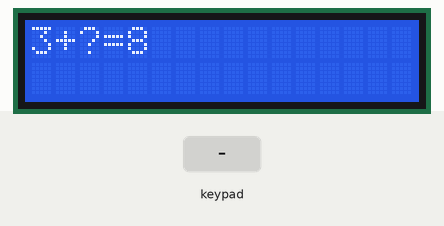
This program was run on a simulated ATmega32, built with avr-gcc and emulated at 8 MHz. On the bench: 16×2 character LCD. Wiring (inferred from the signals the program sends): 4×4 keypad with keys 7 8 9 / 4 5 6 * 1 2 3 - A 0 = +: rows PA0, PA1, PA2, PA3; columns PA4, PA5, PA6, PA7. Wiring (inferred from the names in the program): character LCD (HD44780): RS PB0; R/W PB1; E PB2; data PB4, PB5, PB6, PB7. Inputs (shaded band) come from the test bench. At 3.4 s the program stops and its outputs stay as they are.

Above: at 1.2 s.
1.3 s: key '7' pressed
At 1.8 s:
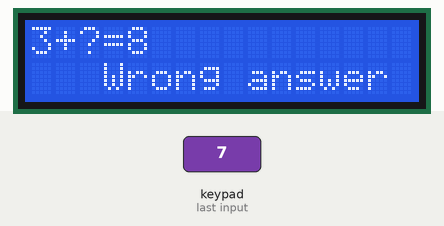
At 4.6 s:
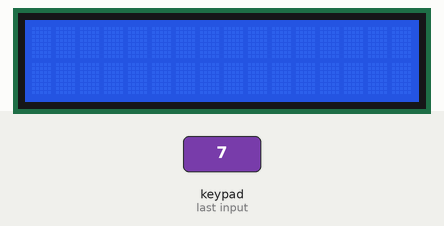
Timing chart, 0 to 4.9 s (numbered marks = the images above; inputs shaded):
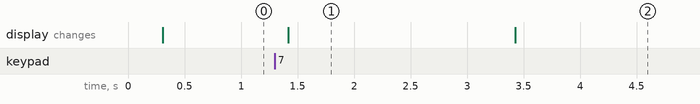

Measured:
- after the input at 1.3 s, the display: changes after 0.12 s (image 1)
- what the display in image 1 shows lasts 2.0 s, from 1.4 s to 3.4 s

The program:

simple_game.c
```c
/*
 * simple_game.c
 *
 * Created: 8/14/2024 2:33:27 PM
 *  Author: Farah
 */

#include "LCD.h"
#include "keybad.h"
#include "timer.h"
#include <avr/interrupt.h>
volatile unsigned short counter;
#define F_CPU 8000000UL
#include <util/delay.h>
int main(void)
{
	unsigned char x;
	LCD_INIT();
	keybad_init();
	timer_CTC_init_interrupt();
	LCD_SEND_STRING("3+?=8");
		do
		{
			x=keybad_check_press();
			if(counter >= 1000)
			{
				LCD_CLEAR_SCREEN();
				lCD_MOVE_CURSOR(2,4);
				LCD_SEND_STRING("Time Over");
				break;
			}
		} while (x == 0XFF);
		lCD_MOVE_CURSOR(2,4);
		if(x == '5')
		{
			LCD_SEND_STRING("Well done");
		}
		if(x != '5' && x != 0XFF)
		{
			LCD_SEND_STRING("Wrong answer");
		}
		_delay_ms(2000);
		LCD_CLEAR_SCREEN();
}

ISR(TIMER0_COMP_vect)
{
	counter++;
}
```

STD_MACROS.h
```c
/*
 * IncFile1.h
 *
 * Created: 5/3/2024 12:46:58 AM
 *  Author: farah
 */


#ifndef INCFILE1_H_
#define INCFILE1_H_


#define SET_BIT(reg,bit)      reg|=(1<<bit)
#define CLEAR_BIT(reg,bit)      reg&=(~(1<<bit))
#define TOGGLE_BIT(reg,bit)   reg^=(1<<bit)
#define READ_BIT(reg,bit)     ((reg&(1<<bit))>>bit)
#define ROR(reg,num)         reg=(reg<<(REGISTER_SIZE-num))|(reg>>(num))
#define ROL(reg,num)         reg=(reg>>(REGISTER_SIZE-num))|(reg<<(num))


#endif /* INCFILE1_H_ */
```

keybad.c
```c
/*
 * keybad.c
 *
 * Created: 7/22/2024 8:47:43 PM
 *  Author: abdullah
 */

#include"DIO.h"
#include "keybad.h"
unsigned char i;
void keybad_init()
{

	/*for(i=0;i<4;i++)
	{
		DIO_SETPINDIR(keypad_port,i,1);
		DIO_SETPINDIR(keypad_port,i+4,0);
		DIO_CONNECT_PULLUP(keypad_port,i+4,1);
	}*/

	DIO_SETPINDIR(keypad_port,0,1);
	DIO_SETPINDIR(keypad_port,1,1);
	DIO_SETPINDIR(keypad_port,2,1);
	DIO_SETPINDIR(keypad_port,3,1);
	DIO_SETPINDIR(keypad_port,4,0);
	DIO_SETPINDIR(keypad_port,5,0);
	DIO_SETPINDIR(keypad_port,6,0);
	DIO_SETPINDIR(keypad_port,7,0);
	DIO_CONNECT_PULLUP(keypad_port,4,1);
	DIO_CONNECT_PULLUP(keypad_port,5,1);
	DIO_CONNECT_PULLUP(keypad_port,6,1);
	DIO_CONNECT_PULLUP(keypad_port,7,1);

}

 char keybad_check_press()
{
	//hardware
	//char arr[4][4]={{'1','2','3','+'},{'4','5','6','-'},{'7','8','9','/'},{'*','0','#','='}};
	//protus
	char arr[4][4]={{'7','8','9','/'},{'4','5','6','*'},{'1','2','3','-'},{'A','0','=','+'}};
	unsigned char row,coloumn,x;
	unsigned char return_val=unpressed;
	for(row=0;row<4;row++)
	{
		DIO_WRITE(keypad_port,0,1);
		DIO_WRITE(keypad_port,1,1);
		DIO_WRITE(keypad_port,2,1);
		DIO_WRITE(keypad_port,3,1);
		DIO_WRITE(keypad_port,row,0);
		for(coloumn=0;coloumn<4;coloumn++)
		{
			x=DIO_readpin(keypad_port,(coloumn+4));
			if(x == 0)
			{
				return_val=arr[row][coloumn];
				break;
			}
		}
		if(x==0)
		{
			break;
		}
	}
	return return_val;
}
```

keybad.h
```c
/*
 * keybad.h
 *
 * Created: 7/22/2024 8:47:58 PM
 *  Author: abdullah
 */


#ifndef KEYBAD_H_
#define KEYBAD_H_

#define keypad_port 'A'
#define unpressed 0XFF
void keybad_init();
char keybad_check_press();


#endif /* KEYBAD_H_ */
```

timer.c
```c
/*
 * timer.c
 *
 * Created: 8/11/2024 4:06:22 PM
 *  Author: abdullah
 */

#include <avr/io.h>
#include <avr/interrupt.h>
#include "STD_MACROS.h"

void timer_CTC_init_interrupt()
{
	//Select ctc mode
	SET_BIT(TCCR0,WGM01);
	//select timer clk
	SET_BIT(TCCR0,CS00);
	SET_BIT(TCCR0,CS02);
	// load a value in ocr0
	OCR0=80;
	//enable interrupt
	sei();
	SET_BIT(TIMSK,OCIE0);
}

//generating signal in oc0 (PB3) pin in CTC mode
void timer_wave_NPWM (void)
{
	// set OC0 as output pin
	SET_BIT(DDRB,3);
	// choose CTC mode
	SET_BIT(TCCR0,WGM01);
	//Load value in OCR0
	OCR0=64;
	// select timer clock
	SET_BIT(TCCR0,CS00);
	SET_BIT(TCCR0,CS02);
	//toggle OC0 on compare match
	SET_BIT(TCCR0,COM00);
}
// generate PWM signal with specific duty cycle
void timer_wave_FASTPWM (void)
{
	// set OC0 as output pin
	SET_BIT(DDRB,3);
	// choose fast PWM mode
	SET_BIT(TCCR0,WGM00);
	SET_BIT(TCCR0,WGM01);
	//Load value in OCR0
	OCR0=64;		 //duty cycle=25%
	// select timer clock, prescalar=1024
	SET_BIT(TCCR0,CS00);
	SET_BIT(TCCR0,CS02);
	//choose inverting mode
	SET_BIT(TCCR0,COM00);
	SET_BIT(TCCR0,COM01);
}

void timer_wave_phasecorrect_PWM (void)
{
	// set OC0 as output pin
	SET_BIT(DDRB,3);
	// choose fast PWM mode
	SET_BIT(TCCR0,WGM00);
	//Load value in OCR0
	OCR0=64;		 //duty cycle=25%
	//select timer clock, prescalar=1024
	SET_BIT(TCCR0,CS00);
	SET_BIT(TCCR0,CS02);
	//choose mode
	SET_BIT(TCCR0,COM00);
	SET_BIT(TCCR0,COM01);
}
```

timer.h
```c
/*
 * timer.h
 *
 * Created: 8/11/2024 4:06:37 PM
 *  Author: abdullah
 */


#ifndef TIMER_H_
#define TIMER_H_

void timer_CTC_init_interrupt();
void timer_wave_NPWM (void);
void timer_wave_FASTPWM (void);

#endif /* TIMER_H_ */
```

LCD_CONFIGURATION.h
```c
/*
 * LCD_CONFIGURATION.h
 *
 * Created: 7/19/2024 1:09:26 PM
 *  Author: abdullah
 */


#ifndef LCD_CONFIGURATION_H_
#define LCD_CONFIGURATION_H_

#define four_bit_mode
//#define eight_bit_mode

#endif /* LCD_CONFIGURATION_H_ */
```

LCD.c
```c
/*
 * LCD.c
 *
 * Created: 7/19/2024 10:34:04 AM
 *  Author: FARH ELSAYED
 */

#include "LCD.h"
#define F_CPU 8000000UL
#include <util/delay.h>

void LCD_INIT ()
{
	_delay_ms(200);
	#ifdef eight_bit_mode
	DIO_set_port_direction(port_data,0XFF);
	DIO_SETPINDIR(port_control,RS,1);
	DIO_SETPINDIR(port_control,EN,1);
	DIO_SETPINDIR(port_control,R_W,1);
	DIO_WRITE(port_control,R_W,0);
	LCD_SEND_CMD(eight_bit);   //function set
	LCD_SEND_CMD(Display_on_Cursor_on);  //display on/off control
	LCD_CLEAR_SCREEN();
	LCD_SEND_CMD(Entry_Mode);
	#else
	#if defined HIGH_NIPPLE
	DIO_SETPINDIR(port_data,4,1);
	DIO_SETPINDIR(port_data,5,1);
	DIO_SETPINDIR(port_data,6,1);
	DIO_SETPINDIR(port_data,7,1);
	#elif defined LOW_NIPPLE
	DIO_SETPINDIR(port_data,0,1);
	DIO_SETPINDIR(port_data,1,1);
	DIO_SETPINDIR(port_data,2,1);
	DIO_SETPINDIR(port_data,3,1);
	#else
	DIO_SET_DIR_NIPPLE(port_data,start_pin,0xFF);   //write 0 for low nipple ,write  4 for high nipple
	#endif
	DIO_SETPINDIR(port_control,RS,1);
	DIO_SETPINDIR(port_control,EN,1);
	DIO_SETPINDIR(port_control,R_W,1);
	DIO_WRITE(port_control,R_W,0);
	LCD_Return_home();
	LCD_SEND_CMD(four_bit);
	LCD_SEND_CMD(Display_on_Cursor_off);
	LCD_CLEAR_SCREEN();
	LCD_SEND_CMD(Entry_Mode);
	#endif
}

void LCD_SEND_CHAR (unsigned char data)
{
	#ifdef eight_bit_mode
	DIO_write_port(port_data,data);
	DIO_WRITE(port_control,RS,1);
	enable();
	#else
	#ifdef HIGH_NIPPLE
	DIO_WRITE(port_control,RS,1);
	DIO_WRITE_HIGH_NIBBLE(port_data,data>>4);
	enable();
	DIO_WRITE_HIGH_NIBBLE(port_data,data);
	enable();
	#elif defined LOW_NIPPLE
	DIO_WRITE(port_control,RS,1);
	DIO_WRITE_LOW_NIBBLE(port_data,data>>4);
	enable();
	DIO_WRITE_LOW_NIBBLE(port_data,data);
	enable();
	#else
	DIO_WRITE(port_control,RS,1);
	DIO_WRITE_NIBBLE(port_data,start_pin,data>>4);
	enable();
	DIO_WRITE_NIBBLE(port_data,start_pin,data);
	enable();
	#endif

	#endif
}

void LCD_SEND_CMD (unsigned char cmd)
{
	#ifdef eight_bit_mode
	DIO_write_port(port_data,cmd);
	DIO_WRITE(port_control,RS,0);
	enable();
	_delay_ms(1);   // time that the lcd execute the cmd ,all cmds take 1ms expect clear screen and return home so i made them in separated functions
	#else
	#if defined HIGH_NIPPLE
	DIO_WRITE(port_control,RS,0);
	DIO_WRITE_HIGH_NIBBLE(port_data,cmd>>4);
	enable();
	DIO_WRITE_HIGH_NIBBLE(port_data,cmd);
	enable();
	#elif defined LOW_NIPPLE
	DIO_WRITE(port_control,RS,0);
	DIO_WRITE_LOW_NIBBLE(port_data,cmd>>4);
	enable();
	DIO_WRITE_LOW_NIBBLE(port_data,cmd);
	enable();
	#else
	DIO_WRITE(port_control,RS,0);
	DIO_WRITE_NIBBLE(port_data,start_pin,cmd>>4);
	enable();
	DIO_WRITE_NIBBLE(port_data,start_pin,cmd);
	enable();
	_delay_ms(1);  //write this and if the cmd is clear screen or return home write after it delay 10 ms or do not write it in the function and after calling this function in main make a delay
	#endif
	#endif

}

void LCD_CLEAR_SCREEN()
{
	LCD_SEND_CMD(clear_screen);
	_delay_ms(10);
}

void LCD_Return_home()
{
	LCD_SEND_CMD(Return_Home);
	_delay_ms(10);
}

void lCD_MOVE_CURSOR (unsigned char row,unsigned char column)
{
	char cmd;
	if(row<1 || row>2 || column<1 || column>16)  // any invalid case
	{
		cmd=0X80;
	}
	else if(row == 1)
	{
		cmd=0X80+column-1;
	}
	else
	{
		cmd=0XC0+column-1;
	}
	LCD_SEND_CMD(cmd);
}

void LCD_SEND_STRING (const char* ptr)
{
	while((*ptr) != '\0')
	{
		LCD_SEND_CHAR(*ptr);
		ptr++;
		_delay_ms(1);
	}
}
void enable()
{
	DIO_WRITE(port_control,EN,1);
	_delay_ms(2);
	DIO_WRITE(port_control,EN,0);
	_delay_ms(2);
}
```

LCD.h
```c
/*
 * LCD.h
 *
 * Created: 7/19/2024 10:34:16 AM
 *  Author: abdullah
 */


#ifndef LCD_H_
#define LCD_H_
#include "DIO.h"
#include "LCD_CONFIGURATION.h"

#if defined eight_bit_mode
#define RS				 1
#define R_W				 2
#define EN				 0
#define eight_bit			 0x38
#elif defined four_bit_mode
#define RS				 0
#define R_W				 1
#define EN				 2
#define four_bit			 0x28
#define HIGH_NIPPLE
//#define start_pin   2
//#define LOW_NIPPLE
#endif

#define port_data		'B'  //MC port that connected to LCD data pins  D0-D7 if 8 bit mode or D4-D7 if 4 bit mode
#define port_control	'B'  //MC port that connected to LCD control pins

#define clear_screen		 0X01
#define Return_Home		     0X02
#define Entry_Mode			 0X06
#define Display_on_Cursor_on 0X0E
#define Display_on_Cursor_off 0X0C


void LCD_INIT ();
void LCD_SEND_CHAR (unsigned char data);
void LCD_SEND_CMD (unsigned char cmd);
void LCD_CLEAR_SCREEN();
void LCD_Return_home();
void enable();
void lCD_MOVE_CURSOR (unsigned char row,unsigned char column);
void LCD_SEND_STRING (const char* ptr);

#endif /* LCD_H_ */
```

DIO.c
```c
/*
 * DIO.c
 *
 * Created: 5/3/2024 12:44:45 AM
 *  Author: FARAH
 */
#include "STD_MACROS.H"
#include <avr/io.h>
//access DDR register to make the pins input or output
// Function Description:Set the direction of the given pin in the given port (direction 0 = input : 1 = output)
void DIO_SETPINDIR (unsigned char portname,unsigned char pinnumber,unsigned char direction)
{
	switch(portname)
	{
		case'A':
		case'a':
		if(direction==1)
		{
			SET_BIT(DDRA,pinnumber);   //set the pin whose its number given by (pinnumber) in DDR register as output
		}
		if(direction==0)
		{
			CLEAR_BIT(DDRA,pinnumber);  //set the pin whose its number given by (pinnumber) in DDR register as input
		}
		break;
		case'B':
		case'b':
		if(direction==1)
		{
			SET_BIT(DDRB,pinnumber);
		}
		if(direction==0)
		{
			CLEAR_BIT(DDRB,pinnumber);
		}
		break;
		case'C':
		case'c':
		if(direction==1)
		{
			SET_BIT(DDRC,pinnumber);
		}
		if(direction==0)
		{
			CLEAR_BIT(DDRC,pinnumber);
		}
		break;
		case'D':
		case'd':
		if(direction==1)
		{
			SET_BIT(DDRD,pinnumber);
		}
		if(direction==0)
		{
			CLEAR_BIT(DDRD,pinnumber);
		}
		break;
	}
}
// access PORT register to write the output value that will be on the output pin
//Function Description : Set the value of the given pin in the given port (outputvalue 0 = low : 1 = high)
void DIO_WRITE (unsigned char portname,unsigned char pinnumber, unsigned char outputvalue)
{
	switch(portname)
	{
		case 'A':
		case'a':
		if(outputvalue == 1)
		{
			SET_BIT(PORTA,pinnumber);
		}
		else
		{
			CLEAR_BIT(PORTA,pinnumber);
		}
		break;
		case 'B':
		case'b':
		if(outputvalue == 1)
		{
			SET_BIT(PORTB,pinnumber);
		}
		else
		{
			CLEAR_BIT(PORTB,pinnumber);
		}
		break;
		case 'C':
		case'c':
		if(outputvalue == 1)
		{
			SET_BIT(PORTC,pinnumber);
		}
		else
		{
			CLEAR_BIT(PORTC,pinnumber);
		}
		break;
		case 'D':
		case'd':
		if(outputvalue == 1)
		{
			SET_BIT(PORTD,pinnumber);
		}
		else
		{
			CLEAR_BIT(PORTD,pinnumber);
		}
		break;
	}
}
// access PORT register to toggle the output value that appear in the output pin
//	Function Description : Reverse the value of the given pin in the given port.
void DIO_togglepin(unsigned char portname,unsigned char pinnumber)
{
			switch(portname)
			{
				case 'A':
				case 'a':
				TOGGLE_BIT(PORTA,pinnumber);
				break;

				case 'B':
				case 'b':
				TOGGLE_BIT(PORTB,pinnumber);
				break;

				case 'C':
				case 'c':
				TOGGLE_BIT(PORTC,pinnumber);
				break;

				case 'D':
				case 'd':
				TOGGLE_BIT(PORTD,pinnumber);
				break;
			}
}
//Function Description : Returns 1 if the value of the given pin is high and zero if the value is low
//access pin register to know the reading of pin reg in case it is input pin to know the value of the voltage that it received from the input device connected to it
unsigned char DIO_readpin(unsigned char portname,unsigned char bitnumber)
{
	unsigned char reading=0;
	switch(portname)
	{
		case'A':
		case'a':
		reading= READ_BIT(PINA,bitnumber);
		break;

		case'B':
		case'b':
		reading= READ_BIT(PINB,bitnumber);
		break;

		case'C':
		case'c':
		reading= READ_BIT(PINC,bitnumber);
		break;

		case'D':
		case'd':
		reading= READ_BIT(PIND,bitnumber);
		break;
	}
	return reading;
}
//	Function Description : set the direction of whole port .
//to set the direction of the whole port (all pins of the port will be input or output )
void DIO_set_port_direction(unsigned char portname,unsigned char direction)
{
	switch(portname)
	{
		case'A':
		case'a':
		DDRA=direction;
		break;
		case'B':
		case'b':
		DDRB=direction;
		break;
		case'C':
		case'c':
		DDRC=direction;
		break;
		case'D':
		case'd':
		DDRD=direction;
		break;
	}
}
//	Function Description : Write the value to all port pins.
void DIO_write_port(unsigned char portname,unsigned char portvalue)
{
	switch(portname)
	{
		case'A':
		case'a':
		PORTA=portvalue;
		break;
		case'B':
		case'b':
		PORTB=portvalue;
		break;
		case'C':
		case'c':
		PORTC=portvalue;
		break;
		case'D':
		case'd':
		PORTD=portvalue;
		break;
	}
}
//	Function Description : read the value of the port .
unsigned char DIO_read_port(unsigned char portname)
{
	unsigned char reading_port=0;
	switch(portname)
	{
		case'A':
		case'a':
		reading_port=PINA;
		break;
		case'B':
		case'b':
		reading_port=PINB;
		break;
		case'C':
		case'c':
		reading_port=PINC;
		break;
		case'D':
		case'd':
		reading_port=PIND;
		break;

	}
	return reading_port;
}
//	Function Description : toggle the value of the port that stored in PORT reg if the led connected to output pin will exit to it logic 0 instead of logic 1 .
void DIO_toggle_port(unsigned char portname)
{
	switch(portname)
	{
		case'A':
		case'a':
		PORTA= ~PORTA;   //PORTA^=0xff;
		break;
		case'B':
		case'b':
		PORTB =~PORTB;
		break;
		case'C':
		case'c':
		PORTC= ~PORTC;
		break;
		case'D':
		case'd':
		PORTD= ~PORTD;
		break;
	}
}
void DIO_CONNECT_PULLUP(unsigned char portname,unsigned char pinnumber,unsigned char connect_pullup)
{
		DIO_WRITE(portname,pinnumber,connect_pullup);
}

void DIO_WRITE_LOW_NIBBLE(unsigned char portname,unsigned char value)
{
	unsigned char i;
	for(i=0;i<=3;i++)
	{
		DIO_WRITE(portname,i,READ_BIT(value,i));
	}
}

void DIO_WRITE_HIGH_NIBBLE(unsigned char portname,unsigned char value)
{
	unsigned char i;
	for(i=4;i<=7;i++)
	{
		DIO_WRITE(portname,i,READ_BIT(value,i-4));
	}
}

void DIO_WRITE_NIBBLE(unsigned char portname,unsigned char startpin,unsigned char value)
{
	unsigned char i;
	for(i=0;i<=3;i++)
	{
		DIO_WRITE(portname,startpin,READ_BIT(value,i));
		startpin++;
	}
}

void DIO_SET_DIR_NIPPLE(unsigned char portname,unsigned char startpin,unsigned char direction)
{
	unsigned char i;
	for(i=0;i<=3;i++)
	{
		DIO_SETPINDIR(portname,startpin,READ_BIT(direction,i));
		startpin++;
	}
}
```

DIO.h
```c
/*
 * IncFile1.h
 *
 * Created: 5/3/2024 8:14:36 AM
 *  Author: abdullah
 */


// Function Description:Set the direction of the given pin in the given port (direction 0 = input : 1 = output)
void DIO_SETPINDIR (unsigned char portname,unsigned char pinnumber,unsigned char direction);
//Function Description : Set the value of the given pin in the given port (outputvalue 0 = low : 1 = high)
void DIO_WRITE (unsigned char portname,unsigned char pinnumber, unsigned char outputvalue);
//	Function Description : Reverse the value of the given pin in the given port.
void DIO_togglepin(unsigned char portname,unsigned char pinnumber);
//Function Description : Returns 1 if the value of the given pin is high and zero if the value is low
unsigned char DIO_readpin(unsigned char portname,unsigned char pinnumber);
//	Function Description : set the direction of whole port .
void DIO_set_port_direction(unsigned char portname,unsigned char direction);
//	Function Description : Write the value to all port pins.
void DIO_write_port(unsigned char portname,unsigned char portvalue);
//	Function Description : read the value of the port .
unsigned char DIO_read_port(unsigned char portname);
//	Function Description : toogle the value of the port that stored in PORT reg if the led connected to output pin will exit to it logic 0 instead of logic 1 .
void DIO_toggle_port(unsigned char portname);
void DIO_CONNECT_PULLUP(unsigned char portname,unsigned char pinnumber,unsigned char connect_pullup);
void DIO_WRITE_LOW_NIBBLE(unsigned char portname,unsigned char val);
void DIO_WRITE_HIGH_NIBBLE(unsigned char portname,unsigned char val);
void DIO_WRITE_NIBBLE(unsigned char portname,unsigned char startpin,unsigned char value);
void DIO_SET_DIR_NIPPLE(unsigned char portname,unsigned char startpin,unsigned char direction);
```
